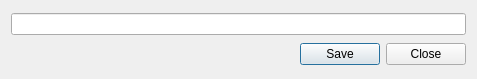
<?xml version="1.0" encoding="UTF-8"?>
<ui version="4.0">
 <class>DialogEditAsText</class>
 <widget class="QDialog" name="DialogEditAsText">
  <property name="geometry">
   <rect>
    <x>0</x>
    <y>0</y>
    <width>477</width>
    <height>79</height>
   </rect>
  </property>
  <property name="windowTitle">
   <string>Dialog</string>
  </property>
  <layout class="QVBoxLayout" name="verticalLayout">
   <item>
    <widget class="QLineEdit" name="lineEdit"/>
   </item>
   <item>
    <widget class="QDialogButtonBox" name="buttonBox">
     <property name="orientation">
      <enum>Qt::Horizontal</enum>
     </property>
     <property name="standardButtons">
      <set>QDialogButtonBox::Close|QDialogButtonBox::Save</set>
     </property>
    </widget>
   </item>
  </layout>
 </widget>
 <resources/>
 <connections>
  <connection>
   <sender>buttonBox</sender>
   <signal>accepted()</signal>
   <receiver>DialogEditAsText</receiver>
   <slot>accept()</slot>
   <hints>
    <hint type="sourcelabel">
     <x>248</x>
     <y>254</y>
    </hint>
    <hint type="destinationlabel">
     <x>157</x>
     <y>274</y>
    </hint>
   </hints>
  </connection>
  <connection>
   <sender>buttonBox</sender>
   <signal>rejected()</signal>
   <receiver>DialogEditAsText</receiver>
   <slot>reject()</slot>
   <hints>
    <hint type="sourcelabel">
     <x>316</x>
     <y>260</y>
    </hint>
    <hint type="destinationlabel">
     <x>286</x>
     <y>274</y>
    </hint>
   </hints>
  </connection>
 </connections>
</ui>
